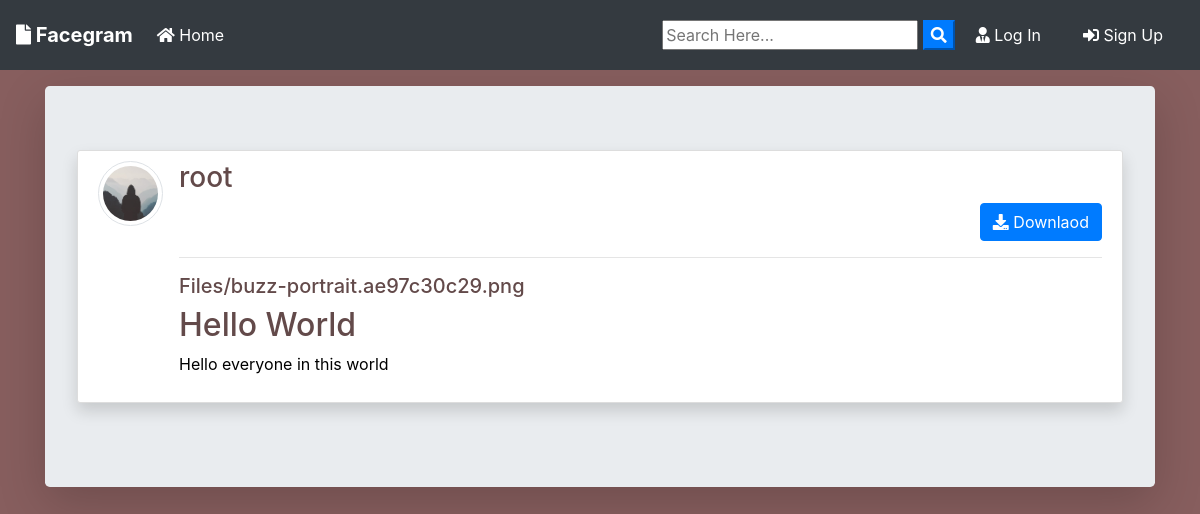
/post/16/, run on the app's committed database.
### blog/models.py (models this page shows, shortened)
class Post(models.Model):
	title = models.CharField(max_length=100)
	file = models.FileField(null=False,blank=True,upload_to='Files')
	content = models.TextField()
	date_posted = models.DateTimeField(default=timezone.now)
	author = models.ForeignKey(User, on_delete=models.CASCADE)
	def extension(self):
		name, extension = os.path.splitext(self.file.name)
		return extension

### users/models.py (models this page shows, shortened)
class Profile(models.Model):
    user = models.OneToOneField(User, on_delete=models.CASCADE)
    image = models.ImageField(default='default.jpg', upload_to='profile_pics')

### blog/views.py (the view)
# urls.py: path('post/<int:pk>/', PostDetailView.as_view(), name='post-detail'),
class PostDetailView(DetailView):
    model = Post
    template_name = 'blog/post_detail.html'

### blog/templates/blog/post_detail.html (shortened to what this page needs)
{% extends "blog/base.html" %}
{% block content %}
<div class="jumbotron mt-3 shadow-lg">
<article class="media content-section shadow ">
   <a href="{{ object.author.profile.image.url }} " target="_blank"> <img src="{{ object.author.profile.image.url }}  " alt="" class="article-img rounded-circle img-thumbnail img-fluid">
   </a>
    <div class="media-body">
      <div class="">
        <div class="d-flex justify-content-between">
        <a class="mr-2 mt-0 mb-0  text-dark" href="{% url 'user-posts' object.author.username  %}"><h3>{{ object.author }}</h3></a>
        </div>
        {% if object.author != user %}
          <div class="form-group mt-0 pt-0 d-flex justify-content-end">
            <a href="{{ object.file.url }}" download class="btn btn-primary flex-last" type="submit"><i class="fas fa-download"></i> Downlaod</a>
          </div>
        {% endif %}
        <hr>
      </div>
      <div>
        {% if object.file %}
          {% if object.extension == '.jpg' or object.extension == 'jpeg' or object.extension == 'png' %}
            <a href="{{ object.file.url }}"  download ><img src="{{ object.file.url }}" alt="" class="img-fluid "></a>
            <a href="{{ object.file.url }}"  download class="text-dark"><h5>{{ object.file }}</h5></a>
          {% else %}
            <a href="{{ object.file.url }}"  download class="text-dark"><h5>{{ object.file }}</h5></a>
          {% endif %}
        {% endif %}
      </div>
      <h2>{{ object.title }}</h2>
      <p class="article-content">{{ object.content }}</p>
    </div>
  </article>
{% endblock content %}

### blog/static/blog/main.css (style rules this page uses)
body { background: #875e5e; color: #000000; margin-top: 0; }
h1, h2, h3, h4, h5, h6 { color: #634a4a; }
.content-section { background: #ffffff; padding: 10px 20px; border: 1px solid #dddddd; border-radius: 3px; margin-bottom: 20px; }
.article-content { white-space: pre-line; }
.article-img { height: 65px; width: 65px; margin-right: 16px; }

### data on the page
Post: author.profile.image (placeholder picture), author "root", file "Files/buzz-portrait.ae97c30c29.png", title "Hello World", content "Hello everyone in this world"
